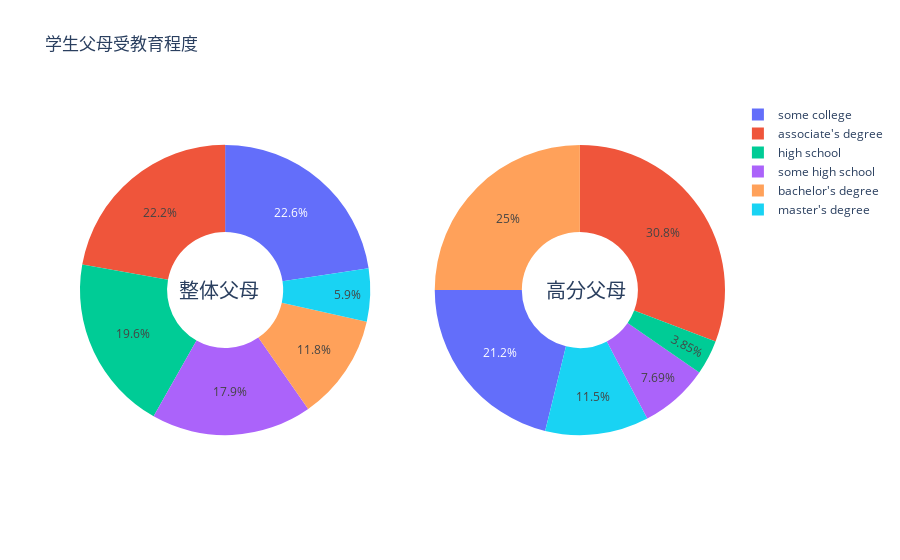

The notebook cell saved with this chart:
### Code cell
# 检验学生成绩与父母受教育水平间的关系
honor_students = data.loc[data['average score'] >= 90]
honor_count = honor_students['parental level of education'].value_counts()
total_count = data['parental level of education'].value_counts()

fig = make_subplots(rows=1, cols=2, specs=[
                    [dict(type='domain'), {'type': 'domain'}]])

fig.add_pie(
    values=total_count.values, hole=0.4, labels=total_count.index,
    row=1, col=1, name='整体学生父母受教育程度'
)
fig.add_pie(
    values=honor_count.values, hole=0.4, labels=honor_count.index,
    row=1, col=2, name='高分学生父母受教育程度'
)

fig.update_layout(
    title_text="学生父母受教育程度",
    annotations=[dict(text='整体父母', x=0.15, y=0.5, font_size=20, showarrow=False),
                 dict(text='高分父母', x=0.85, y=0.5, font_size=20, showarrow=False)],
    width=900
)
fig.show()

### Figure 1 — Plotly figure (JSON) as saved in the notebook; plotly's stock layout.template omitted (floating-point values rounded to 4 significant figures)
{"data": [{"domain": {"x": [0, 0.45], "y": [0, 1]}, "hole": 0.4, "labels": ["some college", "associate's degree", "high school", "some high school", "bachelor's degree", "master's degree"], "name": "整体学生父母受教育程度", "type": "pie", "values": [226, 222, 196, 179, 118, 59]}, {"domain": {"x": [0.55, 1], "y": [0, 1]}, "hole": 0.4, "labels": ["associate's degree", "bachelor's degree", "some college", "master's degree", "some high school", "high school"], "name": "高分学生父母受教育程度", "type": "pie", "values": [16, 13, 11, 6, 4, 2]}], "layout": {"annotations": [{"font": {"size": 20}, "showarrow": false, "text": "整体父母", "x": 0.15, "y": 0.5}, {"font": {"size": 20}, "showarrow": false, "text": "高分父母", "x": 0.85, "y": 0.5}], "title": {"text": "学生父母受教育程度"}, "width": 900}}
